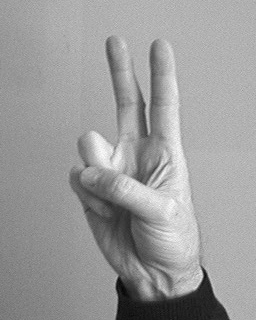
#> input picture Homework4/hand0.pgm, 256 x 320 px
$ jupyter execute homework04.ipynb
#> lines starting #> are read from the running program, lines starting #| are printed output that depends on the picture
_**Group Members:**_

Haoyang Ma

## Part 1: The Cost Volume

[cell 1]
import urllib.request
import ssl
from os import path as osp
import shutil


def retrieve(file_name, semester='spring24', homework=4):
    if osp.exists(file_name):
        print('Using previously downloaded file {}'.format(file_name))
    else:
        context = ssl._create_unverified_context()
        fmt = 'https://www2.cs.duke.edu/courses/{}/compsci527/homework/{}/{}'
        url = fmt.format(semester, homework, file_name)
        with urllib.request.urlopen(url, context=context) as response:
            with open(file_name, 'wb') as file:
                shutil.copyfileobj(response, file)
        print('Downloaded file {}'.format(file_name))

[cell 2]
import skimage.io as io


file_names = ['hand0.pgm', 'hand1.pgm']
for file_name in file_names:
    retrieve(file_name)
frames = [io.imread(file_name) for file_name in file_names]
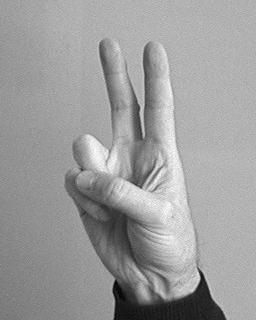
#> input picture Homework4/hand1.pgm, 256 x 320 px
#> frames = 2 items

### Problem 1.1

[cell 3]
import numpy as np
import matplotlib.pyplot as plt

# compute gaussian weights
def compute_gaussian_weights(n, sigma):
    h = (n - 1) // 2
    x, y = np.meshgrid(np.arange(-h, h+1), np.arange(-h, h+1))
    weights = np.exp(-(x**2 + y**2) / (2 * sigma**2))
    return weights / weights.sum()

# compute cost volume
def compute_cost_volume(f, g, xf, R, n, sigma):
#> called with xf = (135, 145), R = (-15, 15), n = 21, sigma = 5
    h = (n - 1) // 2
    weights = compute_gaussian_weights(n, sigma)
    cost_volume = np.zeros((R[1] - R[0] + 1, R[1] - R[0] + 1))

    for dy in range(R[0], R[1]+1):
        for dx in range(R[0], R[1]+1):
            shifted_g = np.roll(g, (dy, dx), axis=(0, 1))
            diff = (shifted_g - f)**2
            weighted_diff = diff[(xf[0]-h):(xf[0]+h+1), (xf[1]-h):(xf[1]+h+1)] * weights
            cost_volume[dy-R[0], dx-R[0]] = np.sum(weighted_diff[0:21, 0:21])
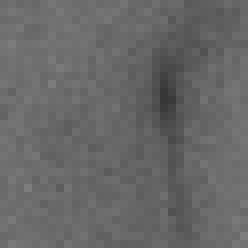
#> cost_volume: shape (31, 31) float64 (shown 8 times larger); min 55.42, max 125.7, mean 104.2
#> g is the input picture: shape (320, 256); min 1, max 254, mean 156.6

    return cost_volume

# plot cost volume
def plot_cost_volume(cost_volume):
    plt.figure(figsize=(8, 6))
    plt.contourf(cost_volume, cmap='viridis')
    plt.title('Cost Volume')
    plt.xlabel('Displacement x')
    plt.ylabel('Displacement y')
    plt.gca().invert_yaxis()  # y axis is flipped to match the image coordinate system
    plt.show()
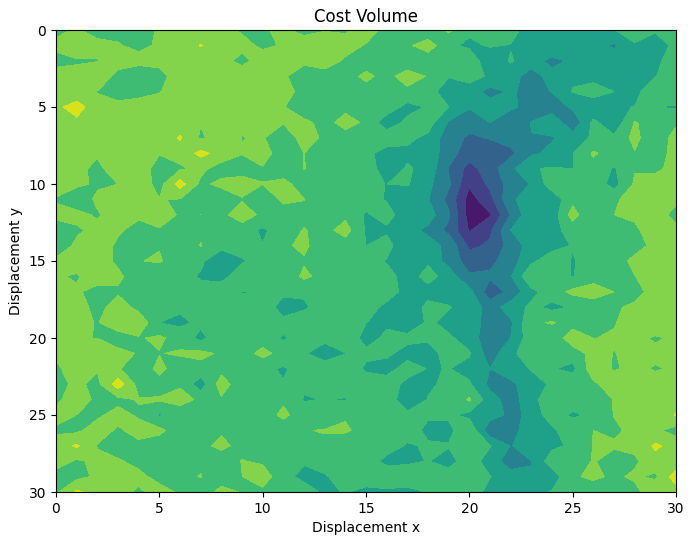
#> figure drawn by matplotlib, 1 panel

# set parameters
n = 21
sigma = 5
xf = (135, 145)
R = (-15, 15)

# compute cost volume
cost_volume = compute_cost_volume(frames[0], frames[1], xf, R, n, sigma)

# plot_cost_volume(cost_volume)
plot_cost_volume(cost_volume)

## Part 2: Camera Transformations

### Problem 2.1 (Exam Style)

Firstly, a world point $p$ expressed in camera a coordinates as $p_a$ , expressed in camera
b coordinates as $p_b$.

Given $t_a$, $t_b$, $R_a$, $R_b$, we can obtain:

$$ \begin{cases} p_a = R_a(p - t_a)
\\p_b = R_b(p - t_b)
\end{cases}
  \Rightarrow p_b = R_b(R_a^T p_a + t_a - t_b) \Rightarrow p_b = R_b R_a^T (p_a - R_a(t_b - t_a)) $$

Therefore, we get

$$ R = R_b R_a^T = \begin{bmatrix} 0 & 0 & 1 \\ 0 & 1 & 0 \\ -1 & 0 & 0 \end{bmatrix} $$

$$ t = R_a(t_b - t_a) = \begin{bmatrix} 1 \\ 0 \\ \sqrt{3} \end{bmatrix} $$

Then we can obtain:

$$ [t]_\times = \begin{bmatrix} 0 & -\sqrt{3} & 0 \\ \sqrt{3} & 0 & -1 \\ 0 & 1 & 0 \end{bmatrix} $$

Finally, we get the $E$:

$$ E = R[t]_\times = \begin{bmatrix} 0 & 0 & 1 \\ 0 & 1 & 0 \\ -1 & 0 & 0 \end{bmatrix} \begin{bmatrix} 0 & -\sqrt{3} & 0 \\ \sqrt{3} & 0 & -1 \\ 0 & 1 & 0 \end{bmatrix} = \begin{bmatrix} 0 & 1 & 0 \\ \sqrt{3} & 0 & -1 \\ 0 & \sqrt{3} & 0 \end{bmatrix} $$

## Part 3: Epipolar Geometry

### Problem 3.1 (Exam Style)

By applying SVD to the matrix $E$, we get the follwoing equation：
$$E = \begin{bmatrix} 1 & 0 & -1 \\ 0 & 0 & 0 \\ 1 & 0 & 1 \end{bmatrix} = U\Sigma^2V^T$$

and where $$V = \begin{bmatrix} \frac{\sqrt{2}}{2} & \frac{\sqrt{2}}{2} & 0 \\ 0 & 0 & 1 \\ -\frac{\sqrt{2}}{2} & \frac{\sqrt{2}}{2} & 0 \end{bmatrix}$$

Therefore, the last column of $V$ is $\begin{bmatrix} 0 \\ 1 \\ 0 \end{bmatrix}$.

Then, we can get：

$$t_1 = \begin{bmatrix} 0 \\ 1 \\ 0 \end{bmatrix},t_2 = \begin{bmatrix} 0 \\ -1 \\ 0 \end{bmatrix}$$

### Problem 3.2 (Exam Style)

We choose the vector $t_1$ as $t$, so $t = \begin{bmatrix} 0 \\ 1 \\ 0 \end{bmatrix}$. Then we can get the $[t]_x$：
$$[t]_x = \begin{bmatrix} 0 & 0 & -1 \\ 0 & 0 & 0 \\ -1 & 0 & 1 \end{bmatrix}$$

Then we calculate the $F$:
$$ F = E[t]^T_{\times} = \begin{bmatrix} -1 & 0 & -1 \\ 0 & 0 & 0 \\ 1 & 0 & -1 \end{bmatrix} $$

After applying SVD to $F$，we can get：
$$ U_F = \begin{bmatrix} 1 & 0 & 0 \\ 0 & 0 & 1 \\ 0 & 1 & 0 \end{bmatrix} $$

$$ V_F = \begin{bmatrix} -\frac{\sqrt{2}}{2} & \frac{\sqrt{2}}{2} & 0 \\ 0 & 0 & 1 \\ -\frac{\sqrt{2}}{2} &
-\frac{\sqrt{2}}{2} & 0 \end{bmatrix} $$

Then we can obtain $Q$:

$$ Q = \begin{bmatrix} 1 \\ 0 \\ 0 \end{bmatrix} \begin{bmatrix} -\frac{\sqrt{2}}{2} & 0 & -\frac{\sqrt{2}}{2} \end{bmatrix}
 + \begin{bmatrix} 0 \\ 0 \\ 1 \end{bmatrix} \begin{bmatrix} \frac{\sqrt{2}}{2} & 0 & -\frac{\sqrt{2}}{2} \end{bmatrix}
 + \begin{bmatrix} 0 \\ 1 \\ 0 \end{bmatrix} \begin{bmatrix} 0 & 1 & 1 \end{bmatrix}\\
 = \begin{bmatrix} -\frac{\sqrt{2}}{2} & 0 & -\frac{\sqrt{2}}{2} \\
 0 & 1 & 0 \\
 \frac{\sqrt{2}}{2} & 0 & -\frac{\sqrt{2}}{2} \end{bmatrix} $$

 Therefore, we obtain
 $$
 R=Q=\begin{bmatrix} -\frac{\sqrt{2}}{2} & 0 & -\frac{\sqrt{2}}{2} \\
 0 & 1 & 0 \\
 \frac{\sqrt{2}}{2} & 0 & -\frac{\sqrt{2}}{2} \end{bmatrix}
 $$

### Problem 3.3 (Exam Style)

Fristly, we use $t = \begin{bmatrix} 0 \\ 1 \\ 0 \end{bmatrix}$ and $R = \begin{bmatrix} -\frac{\sqrt{2}}{2} & 0 & -\frac{\sqrt{2}}{2} \\ 0 & 1 & 0 \\ \frac{\sqrt{2}}{2} & 0 & -\frac{\sqrt{2}}{2} \end{bmatrix}$.

We use $p_a = R^Tp_b + t$ to express $b$ and the projection center of camera b(denote it as $\phantom{}^{a}O_b$) in the camera $a$ coordinates.

$$\phantom{}^{a}b = \left[ \begin{array}{ccc} -\frac{\sqrt{2}}{2} & 0 & -\frac{\sqrt{2}}{2} \\ 0 & 1 & 0 \\ \frac{\sqrt{2}}{2} & 0 & -\frac{\sqrt{2}}{2} \end{array} \right] \left[ \begin{array}{c} 3 \\ 2 \\ 1 \end{array} \right] + \left[ \begin{array}{c} 0 \\ 1 \\ 0 \end{array} \right] = \left[ \begin{array}{c} -\sqrt{2} \\ 3 \\ -2\sqrt{2} \end{array} \right]$$

$$\phantom{}^{a}O_b = \left[ \begin{array}{ccc} -\frac{\sqrt{2}}{2} & 0 & -\frac{\sqrt{2}}{2} \\ 0 & 1 & 0 \\ \frac{\sqrt{2}}{2} & 0 & -\frac{\sqrt{2}}{2} \end{array} \right] \left[ \begin{array}{c} 0 \\ 0 \\ 0 \end{array} \right] + \left[ \begin{array}{c} 0 \\ 1 \\ 0 \end{array} \right] = \left[ \begin{array}{c} 0 \\ 1 \\ 0 \end{array} \right]$$

We also can get the projection center of camera a (denote it as $\phantom{}^{a}O_a$) to determine the epipolar plane:

$$\phantom{}^{a}O_a = \left[ \begin{array}{c} 0 \\ 0 \\ 0 \end{array} \right]$$

Denote the unit normal vector of epipolar plane as , we obtain:

$$\begin{cases}\phantom{}^{a}b^T n = 0\\
\phantom{}^{a}O_b^T n = 0 \end{cases} \Rightarrow n = \left[ \begin{array}{c} \frac{2}{\sqrt{5}} \\ 0 \\ -\frac{1}{\sqrt{5}} \end{array} \right]$$

Thus, the equation of epipolar plane is $2x - z = 0$.

Then, we take the intersection of epipolar plane and image plane ($z = 1$), then we get $x = \frac{1}{2}$。

Finally, we obtain that $x_1 = \frac{1}{2}$，$x_2 \in \mathbb{R}$

## Part 4: Epipolar Lines in Python

### Problem 4.1

[cell 4]
import pickle


file_name = 'test_cases.pkl'
retrieve(file_name)
with open(file_name, 'rb') as file:
#> (reads Homework4/test_cases.pkl from the repository)
    test_cases = pickle.load(file)

[cell 5]
def camera_frame():
    x_frame = np.array((-1, 1, 1, -1, -1)) / 2
    y_frame = np.array((-1, -1, 1, 1, -1)) / 2
    plt.plot(x_frame, y_frame, lw=1.5, c='gray')
    plt.axhline(0, lw=0.25, c='gray')
    plt.axvline(0, lw=0.25, c='gray')
    plt.axis('square')
    plt.axis('off')
    epsilon = 0.005
    half = 1/2 + epsilon
    plt.xlim(-half, half)
    plt.ylim(half, -half)

[cell 6]
import numpy as np
import matplotlib.pyplot as plt
def show_images(s):
    # Extract translation, rotation, points, and camera from the scenario dictionary
    translation = s.translation
    rotation = s.rotation
    points = s.points
    camera = s.camera

    # Calculate the essential matrix E
    t_x = np.array([[0, -translation[2], translation[1]],
                  [translation[2], 0, -translation[0]],
                  [-translation[1], translation[0], 0]])

    E = np.dot(rotation, t_x)

    # Print rotation, translation, and essential matrix
    print("Rotation Matrix (R):")
    print(np.array2string(rotation, precision=4, separator=', '))
    print("\nTranslation Vector (t):")
    print(np.array2string(translation, precision=4, separator=', '))
    if camera == 2:
        print("\nEssential Matrix (E):")
        print(np.array2string(E, precision=4, separator=', '))
    else:
        print("\nEssential Matrix (E):")
        print(np.array2string(E.T, precision=4, separator=', '))

    # Set up the plot
    plt.subplot(1, 2, 1)

    # Draw points in the first image
    plt.title(f'Camera {camera}')
    colors = ['b', 'orange', 'g', 'c', 'm', 'y', 'k']
    for i, point in enumerate(points):
        plt.plot(point[0], point[1], 'o', color=colors[i % len(colors)])
        camera_frame()

    # Draw epipolar lines in the second image
    plt.subplot(1, 2, 2)
    plt.title(f'Camera {3 - camera}')
    for i, point in enumerate(points):
        # Convert 2D point to 3D
        point_3d = np.array([point[0], point[1], 1])

        # Calculate the epipolar line
        if camera == 1:
            epipolar_line = np.dot(E.T, point_3d)
        else:
            epipolar_line = np.dot(E, point_3d)

        # Draw the epipolar line
        draw_line(epipolar_line, colors[i % len(colors)])

    plt.show()

def draw_line(line, color):
    # Find two points on the line that are outside the viewing rectangle
    n = line[:2] / np.sqrt(line[0]**2 + line[1]**2)
    c = -line[2] / np.sqrt(line[0]**2 + line[1]**2)
    if c < 0:
        c = -c
        n = -n
    q0 = c * n
    p = np.array([n[1], -n[0]])
    q1 = q0 - p
    q2 = q0 + p

    # Draw the line segment between the two points
    plt.plot([q1[0], q2[0]], [q1[1], q2[1]], color=color, lw=1.5)
    camera_frame()

[cell 7]
test_cases[6].translation

[cell 8]
# Run the test cases
for i, test_case in enumerate(test_cases):
    print(f"\nTest Case {i}:")
    show_images(test_case)
#> this loop made 7 passes
#> pass 1, in show_images, `plt.show()`:
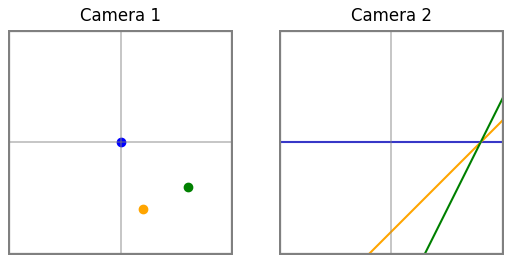
#> figure drawn by matplotlib, 2 panels
